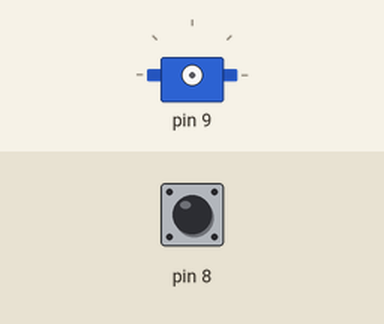
Simulated run of this sketch. Board: Arduino Uno, built with avr-gcc and run on an emulated ATmega328P. On the bench: servo. The inputs (shaded band) are chosen by the test bench; at power-on: pin 8 HIGH. Servo pulses on a pin are drawn as a servo (544–2400 µs = 0–180°).

Above: at 0.8 s.
0.9 s: pin 8 pulled LOW for 1 s
At 3.0 s:
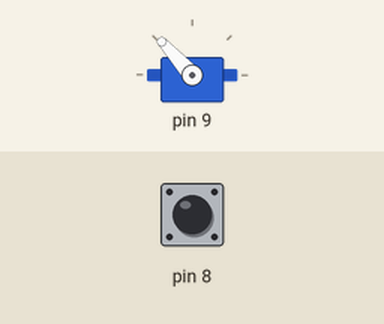
3.4 s: pin 8 pulled LOW for 0.15 s
At 4.5 s:
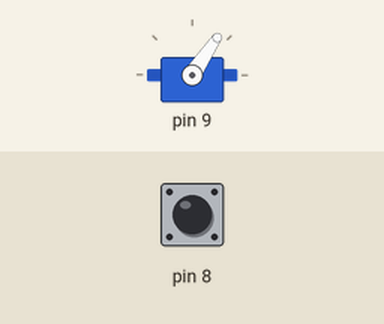
5.0 s: pin 8 pulled LOW for 3.2 s
At 5.41 s:
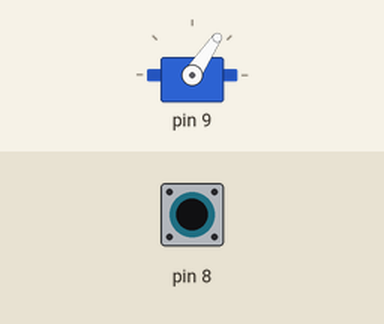
Timing chart, 0 to 9.6 s (numbered marks = the images above; inputs shaded):
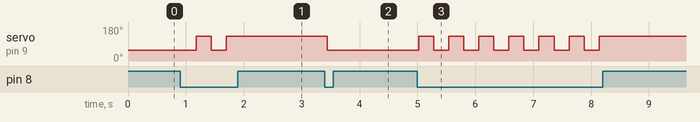

Measured:
- after the input at 0.9 s, servo on pin 9: 56° → 132° after 0.28 s, → 56° 0.26 s later, → 132° 0.26 s later
- after the input at 3.4 s, servo on pin 9: 132° → 56° at once
- after the input at 5.0 s, servo on pin 9: alternates 132° for 0.26 s and 56° for 0.26 s, 13 changes in all, then stays 132°, starting at once

The sketch:

proj3_program2.ino
```cpp
/** Includes **/
#include <stdint.h>

/** Memory mapped register defines **/
#define REG_DDRB (*((volatile uint8_t*) 0x24))

#define REG_TCCR1A (*((volatile uint8_t*) 0x80))
#define REG_TCCR1B (*((volatile uint8_t*) 0x81))
#define REG_OCR1AH (*((volatile uint8_t*) 0x89))
#define REG_OCR1AL (*((volatile uint8_t*) 0x88))

#define REG_ICR1H (*((volatile uint8_t*) 0x87))
#define REG_ICR1L (*((volatile uint8_t*) 0x86))

//Registers for debouncing function
volatile uint8_t* pPINB;
volatile uint8_t* pDDRB;
volatile uint8_t* pPORTB;

/** Function declarations **/
int8_t debouncePin(volatile uint8_t* mmrPINx, uint8_t bitToRead);
void myHardDelay(uint32_t delayInMsec);


int main()
{
  //assign register values to variables
  pPINB = 0x23;
  pDDRB = 0x24;
  pPORTB = 0x25;

    //Seting up registers for debouncing function
    // set PB0 as an input
  *pDDRB = 0x00;  //0b00000000

  // Set PB0 as having a internal pullup resistor enabled
  *pPORTB = (*pPORTB) | 0x01; //0b00000001
    /*
    Specifications:
    1.Output a square wave on pin OC1A, which is PB1
    2. Make the duty cycle customizable, and make it proportional to OCR1A / TOP (aka non-inverting mode)
    3. Use the fast PWM mode that sets the TOP value as ICR1A
    4. Use a Timer/counter 1 clock source of f_MCU / 1.
      Note: this will give a period of T = TOP * prescalar / f_MCU
   */

   /*
     Determine bit fields
     WGM1[3:0] = 0B1110 for fast PWM mode where TOP = ICR1A
     COM1A[1:0] = 0b10 for non-inverting mode on pin OCR1A / PB1

     // determine WHAT PRESCALAR AND ICR1A VALUE TO USE
     CS1[2:0] = 0b010 for a clock prescalar of / 8
        Now our timer will increment every 8/16MHz = 5x10^(-7) 50 micosecond??
    */

    //Set the registers for Fast PWM

    //Configure PB1 as an output
    REG_DDRB = 0x02;

    //TCCR1A contains COM1A[1:0] bit field and the WGM1[1:0] partial bit field.
    // COM1A[1:0] cat 0b0000 cat WGM1[1:0]= 0b10 == 0b10000010 == 0x82
    REG_TCCR1A = 0x82;

     //Configure the TOP value aka ICR1AH and ICR1AL
    uint16_t top_value = 40000;
    REG_ICR1H = top_value >> 8;
    REG_ICR1L = top_value & 0x00FF;

    //set a small high time to prevent the servo from moving once the TCCR1B register is initialized
    uint16_t high_time = 1;
    REG_OCR1AH = high_time >> 8;
    REG_OCR1AL = high_time & 0x00FF;

    //TCCR1B = 0b000 cat WGM1[3:2] cat CS1[2:0] == 0b000 cat 0b11 cat 0b010 == 00011010 == 0x1A
    REG_TCCR1B = 0x1A;

    //initialize flag for the servo direction where a 0 rotates clockwise and a 1 rotates counter clockwise
   int8_t servoDirection = 0;
  while(1)
  {
      //debounce the pushbutton
      int8_t state1 = debouncePin(0x23, 0x01);

      //check if the button is done bouncing
      if(state1 == (-1) | state1 == 1)
      {
        int8_t state2 = *pPINB & 0x01;
        //check for a state change on PB0
        if(state1 != state2)
        {
          //check if the button is being pushed
          if(state1 == (-1))
          {
            //rotate the servo in a clockwise directoins
            if(servoDirection == 0)
            {

              for(volatile uint32_t z=0; z < 100000; z++)
              {
                high_time = 2250;
                REG_OCR1AH = high_time >> 8;
                REG_OCR1AL = high_time & 0x00FF;
              }
               high_time = 0;
               REG_OCR1AH = high_time >> 8;
               REG_OCR1AL = high_time & 0x00FF;
               //change the servo direction next time loop occurs
               servoDirection = 1;
            }

            //rotate the servo counterclockwise
            else if (servoDirection == 1)
            {
              for(volatile uint32_t j=0; j < 100000; j++)
              {
                high_time = 3800;
                REG_OCR1AH = high_time >> 8;
                REG_OCR1AL = high_time & 0x00FF;
              }
               high_time = 0;
               REG_OCR1AH = high_time >> 8;
               REG_OCR1AL = high_time & 0x00FF;

               ///change the servo direction next time loop occurs
               servoDirection = 0;
            }
          }
        }
      }
  }
}


int8_t debouncePin(volatile uint8_t* mmrPINx, uint8_t bitToRead)
{
        //read PB0
        uint8_t firstDebouceSample = *mmrPINx & bitToRead;

        //Delay for 30 milliseconds
        myHardDelay(30);

        uint8_t secondDebouceSample = *mmrPINx & bitToRead;

        if(firstDebouceSample == secondDebouceSample)
        {
          //The pin is successfully debounced
          if(firstDebouceSample == 0x00)
          {
            //The pin is being pushed (debounced and low)
            return -1;
          }
          else
          {
            // The pin is not being pushed (debounced and high)
            return 1;
          }
        }
        else{
          // The pin may be bouncing
          return 0;
        }
}

  void myHardDelay(uint32_t delayInMsec)
  {
    volatile uint16_t delayCount;
    volatile uint16_t i;
    delayCount = delayInMsec * 373;
    for(i=0;i <delayCount; i++){

    }
  }
```
